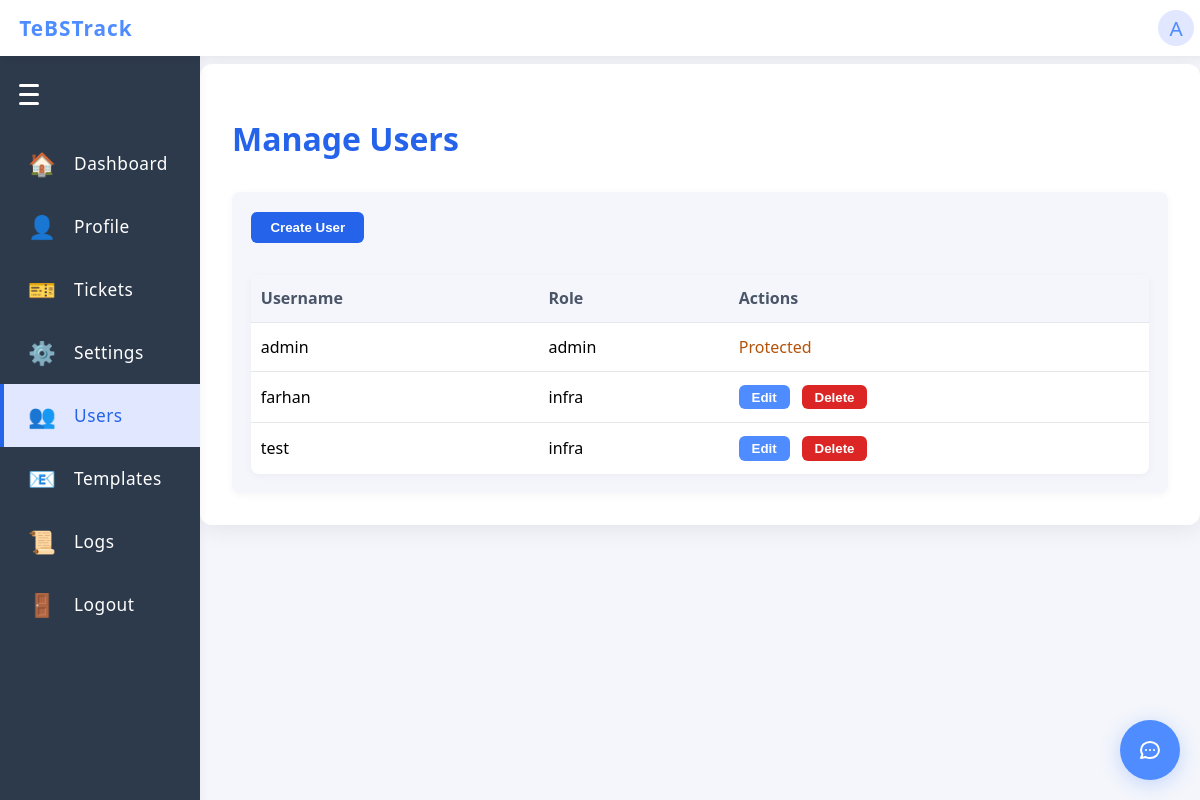
The app's page /manage_users (signed in) with its own data.
### app/models.py (models this page shows)
class User(UserMixin, db.Model):
    id = db.Column(db.Integer, primary_key=True)
    username = db.Column(db.String(150), unique=True, nullable=False)
    password = db.Column(db.String(150), nullable=False)
    role = db.Column(db.String(20), nullable=False, default='infra')  # 'admin' or 'infra'

### app/routes.py (the view)
@main.route('/manage_users', methods=['GET'])
@login_required
def manage_users():
    if current_user.role != 'admin':
        return redirect(url_for('main.index'))
    users = User.query.order_by(User.username).all()
    return render_template('manage_users.html', users=users)

### app/__init__.py (called while the page is built)
def create_app():
    app = Flask(__name__)
    app.config.from_object('config.Config')
    app.config['SESSION_COOKIE_HTTPONLY'] = True  # Prevent JS access to session cookie
    app.config['SESSION_COOKIE_SAMESITE'] = 'Lax'  # Restrict cross-site requests
    csrf.init_app(app)
    db.init_app(app)
    login_manager.init_app(app)
    app.register_blueprint(main)
    from flask_wtf.csrf import CSRFError
    from .routes import LoginForm
    from flask import render_template, flash
    @app.errorhandler(CSRFError)
    def handle_csrf_error(e):
        flash('CSRF token missing or invalid. Please refresh the page and try again.', 'error')
        return render_template('login.html', form=LoginForm()), 400
    from .models import User
    @login_manager.user_loader
    def load_user(user_id):
        return User.query.get(int(user_id))
    return app

### app/routes.py (called while the page is built)
@main.before_app_request
def require_login():
    allowed_routes = ['main.login', 'static']
    if not current_user.is_authenticated and request.endpoint not in allowed_routes:
        return redirect(url_for('main.login'))

### app/templates/manage_users.html (shortened to what this page needs)
{% extends 'base.html' %}
{% block content %}
<div class="dashboard-container">
  <h1 style="color:#2563eb;">Manage Users</h1>
  <div class="admin-section" style="margin-top:2rem;">
    <button type="button" id="open-create-user-modal" style="background:#2563eb; color:#fff; border:none; border-radius:6px; padding:0.5rem 1.2rem; font-weight:700; margin-bottom:2rem;">Create User</button>
    <table class="ticket-table">
      <thead>
        <tr>
          <th>Username</th>
          <th>Role</th>
          <th>Actions</th>
        </tr>
      </thead>
      <tbody>
        {% for user in users %}
        <tr>
          <td>{{ user.username }}</td>
          <td>{{ user.role }}</td>
          <td>
            {% if user.username != 'admin' %}
            <button type="button" class="edit-user-btn" data-username="{{ user.username }}" data-role="{{ user.role }}" style="background:#4f8cff; color:#fff; border:none; border-radius:6px; padding:0.3rem 0.8rem; font-weight:600; cursor:pointer; margin-right:0.5rem;">Edit</button>
            <button type="button" class="delete-user-btn" data-username="{{ user.username }}" style="background:#dc2626; color:#fff; border:none; border-radius:6px; padding:0.3rem 0.8rem; font-weight:600; cursor:pointer;">Delete</button>
            {% else %}
            <span style="color:#b45309;">Protected</span>
            {% endif %}
          </td>
        </tr>
        {% endfor %}
      </tbody>
    </table>
  </div>
</div>
{% endblock %}

### app/templates/base.html (shortened to what this page needs)
<!doctype html>
<html lang="en">
<head>
</head>
<body>
  <div class="navbar">
    <a href="{{ url_for('main.index') }}" class="navbar-title" style="text-decoration:none;">
      TeBSTrack
    </a>
    {% if current_user.is_authenticated %}
    <div class="navbar-profile" id="profile-btn">
      <span class="profile-icon">{{ current_user.username[0]|upper if current_user.username else '?' }}</span>
    </div>
    {% endif %}
  </div>
  {% if not hide_sidenav %}
    <div class="sidenav-hamburger" id="sidenav-hamburger">
      <span></span>
      <span></span>
      <span></span>
    </div>
    <a href="{{ url_for('main.index') }}" class="sidenav-link{% if request.endpoint == 'main.index' %} active{% endif %}" data-label="Dashboard">
      <span class="sidenav-icon">🏠</span>
      <span class="sidenav-label">Dashboard</span>
    </a>
    <a href="{{ url_for('main.profile') }}" class="sidenav-link{% if request.endpoint == 'main.profile' %} active{% endif %}" data-label="Profile">
      <span class="sidenav-icon">👤</span>
      <span class="sidenav-label">Profile</span>
    </a>
    <a href="{{ url_for('main.tickets') }}" class="sidenav-link{% if request.endpoint in ['main.tickets', 'main.view_ticket'] %} active{% endif %}" data-label="Tickets">
      <span class="sidenav-icon">🎫</span>
      <span class="sidenav-label">Tickets</span>
    </a>
    <a href="{{ url_for('main.settings') }}" class="sidenav-link{% if request.endpoint == 'main.settings' %} active{% endif %}" data-label="Settings">
      <span class="sidenav-icon">⚙️</span>
      <span class="sidenav-label">Settings</span>
    </a>
    {% if current_user.role == 'admin' %}
    <a href="{{ url_for('main.manage_users') }}" class="sidenav-link{% if request.endpoint == 'main.manage_users' %} active{% endif %}" data-label="Users">
      <span class="sidenav-icon">👥</span>
      <span class="sidenav-label">Users</span>
    </a>
    <a href="{{ url_for('main.manage_email_templates') }}" class="sidenav-link" data-label="Templates">
      <span class="sidenav-icon">📧</span>
      <span class="sidenav-label">Templates</span>
    </a>
    <a href="{{ url_for('main.audit_logs') }}" class="sidenav-link{% if request.endpoint == 'main.audit_logs' %} active{% endif %}" data-label="Logs">
      <span class="sidenav-icon">📜</span>
      <span class="sidenav-label">Logs</span>
    </a>
    {% endif %}
    <a href="{{ url_for('main.logout') }}" class="sidenav-link{% if request.endpoint == 'main.logout' %} active{% endif %}" data-label="Logout">
      <span class="sidenav-icon">🚪</span>
      <span class="sidenav-label">Logout</span>
    </a>
  {% endif %}
  <div class="main-content{% if hide_sidenav %} no-sidenav{% endif %}">
    {% block content %}{% endblock %}
  </div>
  {% if current_user.is_authenticated %}
    {% include 'chatbot_component.html' %}
  {% endif %}
  <link rel="stylesheet" href="https://cdnjs.cloudflare.com/ajax/libs/font-awesome/6.0.0/css/all.min.css">
</body>
</html>

### app/templates/base.html (style rules this page uses)
body { background: #f4f6fb; font-family: 'Segoe UI', Arial, sans-serif; margin: 0; padding: 0; }
.navbar { position: fixed; top: 0; left: 0; width: 100%; height: 56px; background: #fff; box-shadow: 0 2px 8px rgba(0,0,0,0.06); display: flex; align-items: center; justify-content: flex-start; padding: 0 1.2rem; z-index: 1000; }
.navbar-title { font-size: 1.3rem; font-weight: 700; color: #4f8cff; letter-spacing: 1px; }
.navbar-profile { position: relative; display: flex; align-items: center; cursor: pointer; right: 25px; }
.profile-icon { width: 36px; height: 36px; border-radius: 50%; background: #e0e7ff; display: flex; align-items: center; justify-content: center; font-size: 1.3rem; color: #4f8cff; margin-left: 8px; }
.sidenav-hamburger { width: 28px; height: 28px; margin: 0 0 1.5rem 1.2rem; display: flex; flex-direction: column; justify-content: center; cursor: pointer; z-index: 1001; }
.sidenav-hamburger span { display: block; height: 3px; width: 20px; background: #fff; margin: 3px 0; border-radius: 2px; transition: all 0.3s; }
.sidenav-link { color: #fff; padding: 1rem 1.5rem; text-decoration: none; font-size: 1.08rem; font-weight: 500; letter-spacing: 0.5px; transition: background 0.18s, color 0.18s, padding 0.3s, font-size 0.3s; border-left: 4px solid transparent; display: flex; align-items: center; }
.sidenav-link.active { background: #e0e7ff; color: #2563eb; border-left: 4px solid #2563eb; }
.sidenav-icon { font-size: 1.4rem; margin-right: 1.1rem; min-width: 1.4rem; text-align: center; display: inline-block; transition: margin 0.3s; }
.sidenav-label { transition: opacity 0.3s, width 0.3s; white-space: nowrap; overflow: hidden; }
.main-content { margin-left: 200px; margin-top: 64px; transition: margin-left 0.3s ease; }
.dashboard-container { max-width: 1100px; margin: 40px auto; padding: 2rem; background: #fff; border-radius: 12px; box-shadow: 0 4px 24px rgba(0,0,0,0.08); }
.ticket-table { width: 100%; border-collapse: collapse; background: #fff; border-radius: 8px; overflow: hidden; box-shadow: 0 2px 8px rgba(0,0,0,0.04); }
.ticket-table th, .ticket-table td { padding: 0.8rem 0.6rem; border-bottom: 1px solid #e5e7eb; text-align: left; }
.ticket-table th { background: #f4f6fb; color: #4a5568; font-weight: 600; }
.ticket-table tr:last-child td { border-bottom: none; }
.admin-section { margin-top: 2.5rem; padding: 1.2rem; background: #f4f6fb; border-radius: 8px; box-shadow: 0 2px 8px rgba(0,0,0,0.04); }

### records on screen
User: username "A", username "admin", role "admin", shows "Protected"
User: username "farhan", role "infra"
User: username "test", role "infra"
